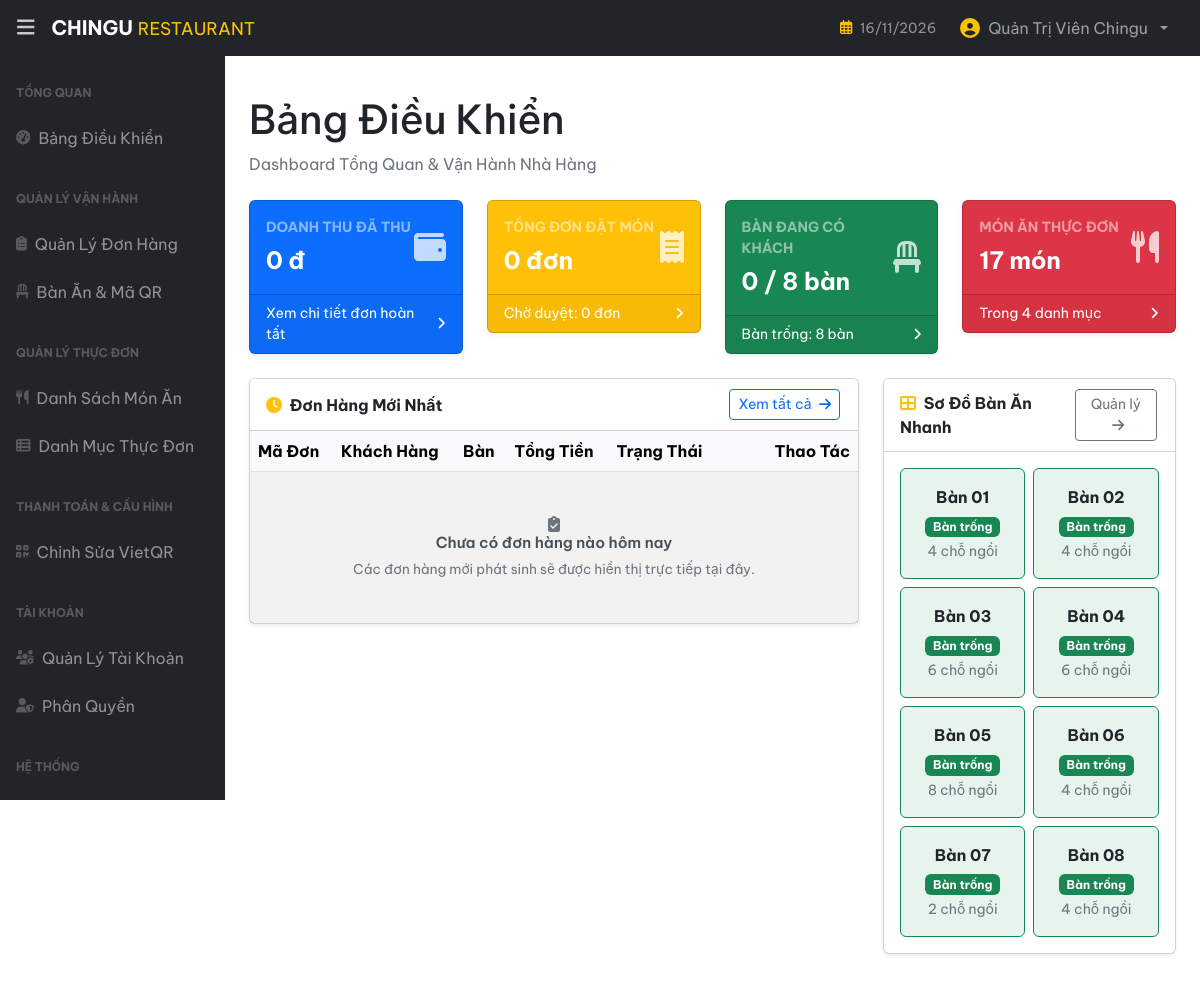
Screenshot of /admin/index.php?act=dashboard (signed in) with the database file from the repository.
### tables this page shows
CREATE TABLE `tables` (
  `id` int(11) NOT NULL AUTO_INCREMENT,
  `table_number` varchar(50) NOT NULL,
  `capacity` int(11) NOT NULL DEFAULT 4,
  `status` varchar(50) NOT NULL DEFAULT 'available',
  `created_at` datetime DEFAULT current_timestamp(),
  `updated_at` datetime DEFAULT current_timestamp() ON UPDATE current_timestamp(),
  PRIMARY KEY (`id`),
  UNIQUE KEY `table_number` (`table_number`)
);

### admin/controller/DashboardController.php (called while the page is built)
<?php
require_once __DIR__ . '/../../model/Order.php';
require_once __DIR__ . '/../../model/Product.php';
require_once __DIR__ . '/../../model/Table.php';
require_once __DIR__ . '/../../model/Category.php';
class DashboardController {
    public function index() {
        $orderStats = Order::getOrderStatistics();
        $tableStats = Table::getTableStatistics();
        $totalProducts = Product::countAllProducts();
        $totalCategories = count(Category::getAllCategories());
        $recentOrders = Order::getAllOrders(null, null);
        $recentOrders = array_slice($recentOrders, 0, 8);
        $tables = Table::getAllTables();
        include_once __DIR__ . '/../view/dashboard/index.php';
    }
}
?>

### model/pdo.php (called while the page is built, shortened)
<?php
function pdo_get_connection() {
    $dburl = "mysql:host=localhost;dbname=chingu-restaurant;charset=utf8mb4";
    $username = 'root';
    $password = '';
    try {
        $conn = new PDO($dburl, $username, $password);
        $conn->setAttribute(PDO::ATTR_ERRMODE, PDO::ERRMODE_EXCEPTION);
        $conn->setAttribute(PDO::ATTR_DEFAULT_FETCH_MODE, PDO::FETCH_ASSOC);
        return $conn;
    } catch (PDOException $e) {
        die("Lỗi kết nối cơ sở dữ liệu: " . $e->getMessage());
    }
}
function pdo_query($sql) {
    $sql_args = array_slice(func_get_args(), 1);
    try {
        $conn = pdo_get_connection();
        $stmt = $conn->prepare($sql);
        $stmt->execute($sql_args);
        return $stmt->fetchAll();
    } catch (PDOException $e) {
        throw $e;
    } finally {
        unset($conn);
    }
}
function pdo_query_one($sql) {
    $sql_args = array_slice(func_get_args(), 1);
    try {
        $conn = pdo_get_connection();
        $stmt = $conn->prepare($sql);
        $stmt->execute($sql_args);
        return $stmt->fetch();
    } catch (PDOException $e) {
        throw $e;
    } finally {
        unset($conn);
    }
}
function pdo_query_value($sql) {
    $sql_args = array_slice(func_get_args(), 1);
    try {
        $conn = pdo_get_connection();
        $stmt = $conn->prepare($sql);
        $stmt->execute($sql_args);
        $row = $stmt->fetch(PDO::FETCH_NUM);
        return $row ? $row[0] : null;
    } catch (PDOException $e) {
        throw $e;
    } finally {
        unset($conn);
    }
}
?>

### model/Order.php (called while the page is built, shortened)
<?php
require_once __DIR__ . '/pdo.php';
class Order {
    public static function getOrderStatistics() {
        $sql = "SELECT
                    COUNT(*) AS total_orders,
                    SUM(CASE WHEN status = 'pending' THEN 1 ELSE 0 END) AS pending_orders,
                    SUM(CASE WHEN status = 'preparing' THEN 1 ELSE 0 END) AS preparing_orders,
                    SUM(CASE WHEN status = 'served' THEN 1 ELSE 0 END) AS served_orders,
                    SUM(CASE WHEN status = 'completed' THEN 1 ELSE 0 END) AS completed_orders,
                    SUM(CASE WHEN payment_status = 'paid' THEN total_amount ELSE 0 END) AS total_revenue
                FROM orders";
        return pdo_query_one($sql);
    }
}
?>

### model/Table.php (called while the page is built, shortened)
<?php
require_once __DIR__ . '/pdo.php';
class Table {
    public static function getAllTables($status = null) {
        $sql = "SELECT * FROM tables";
        $sql .= " ORDER BY id ASC";
        return pdo_query($sql);
    }
    public static function getTableStatistics() {
        $sql = "SELECT
                    COUNT(*) AS total_tables,
                    SUM(CASE WHEN status = 'available' THEN 1 ELSE 0 END) AS available_tables,
                    SUM(CASE WHEN status = 'occupied' THEN 1 ELSE 0 END) AS occupied_tables
                FROM tables";
        return pdo_query_one($sql);
    }
}
?>

### model/Product.php (called while the page is built, shortened)
<?php
require_once __DIR__ . '/pdo.php';
class Product {
    public static function countAllProducts() {
        $sql = "SELECT COUNT(*) FROM products";
        return (int)pdo_query_value($sql);
    }
}
?>

### model/Category.php (called while the page is built, shortened)
<?php
require_once __DIR__ . '/pdo.php';
class Category {
    public static function getAllCategories($statusOnly = false) {
        $sql = "SELECT * FROM categories";
        $sql .= " ORDER BY id ASC";
        return pdo_query($sql);
    }
}
?>

### admin/view/dashboard/index.php (the view, shortened to what this page needs)
<?php
include_once __DIR__ . '/../layouts/header.php';
?>
<h1 class="mt-4">Bảng Điều Khiển</h1>
<ol class="breadcrumb mb-4">
    <li class="breadcrumb-item active">Dashboard Tổng Quan & Vận Hành Nhà Hàng</li>
</ol>
<div class="row">
    <div class="col-xl-3 col-md-6">
        <div class="card bg-primary text-white mb-4 shadow-sm">
            <div class="card-body">
                <div class="d-flex justify-content-between align-items-center">
                    <div>
                        <div class="small text-white-50 text-uppercase fw-bold">Doanh Thu Đã Thu</div>
                        <div class="fs-4 fw-bold mt-1"><?= number_format($orderStats['total_revenue'] ?? 0, 0, ',', '.') ?> đ</div>
                    </div>
                    <div class="opacity-75">
                        <i class="fas fa-wallet fa-2x"></i>
                    </div>
                </div>
            </div>
            <div class="card-footer d-flex align-items-center justify-content-between">
                <a class="small text-white stretched-link text-decoration-none" href="index.php?act=orders&status=completed">Xem chi tiết đơn hoàn tất</a>
                <div class="small text-white"><i class="fas fa-angle-right"></i></div>
            </div>
        </div>
    </div>
    <div class="col-xl-3 col-md-6">
        <div class="card bg-warning text-white mb-4 shadow-sm">
            <div class="card-body">
                <div class="d-flex justify-content-between align-items-center">
                    <div>
                        <div class="small text-white-50 text-uppercase fw-bold">Tổng Đơn Đặt Món</div>
                        <div class="fs-4 fw-bold mt-1"><?= intval($orderStats['total_orders'] ?? 0) ?> đơn</div>
                    </div>
                    <div class="opacity-75">
                        <i class="fas fa-receipt fa-2x"></i>
                    </div>
                </div>
            </div>
            <div class="card-footer d-flex align-items-center justify-content-between">
                <a class="small text-white stretched-link text-decoration-none" href="index.php?act=orders">Chờ duyệt: <?= intval($orderStats['pending_orders'] ?? 0) ?> đơn</a>
                <div class="small text-white"><i class="fas fa-angle-right"></i></div>
            </div>
        </div>
    </div>
    <div class="col-xl-3 col-md-6">
        <div class="card bg-success text-white mb-4 shadow-sm">
            <div class="card-body">
                <div class="d-flex justify-content-between align-items-center">
                    <div>
                        <div class="small text-white-50 text-uppercase fw-bold">Bàn Đang Có Khách</div>
                        <div class="fs-4 fw-bold mt-1"><?= intval($tableStats['occupied_tables'] ?? 0) ?> / <?= intval($tableStats['total_tables'] ?? 0) ?> bàn</div>
                    </div>
                    <div class="opacity-75">
                        <i class="fas fa-chair fa-2x"></i>
                    </div>
                </div>
            </div>
            <div class="card-footer d-flex align-items-center justify-content-between">
                <a class="small text-white stretched-link text-decoration-none" href="index.php?act=tables">Bàn trống: <?= intval($tableStats['available_tables'] ?? 0) ?> bàn</a>
                <div class="small text-white"><i class="fas fa-angle-right"></i></div>
            </div>
        </div>
    </div>
    <div class="col-xl-3 col-md-6">
        <div class="card bg-danger text-white mb-4 shadow-sm">
            <div class="card-body">
                <div class="d-flex justify-content-between align-items-center">
                    <div>
                        <div class="small text-white-50 text-uppercase fw-bold">Món Ăn Thực Đơn</div>
                        <div class="fs-4 fw-bold mt-1"><?= intval($totalProducts) ?> món</div>
                    </div>
                    <div class="opacity-75">
                        <i class="fas fa-utensils fa-2x"></i>
                    </div>
                </div>
            </div>
            <div class="card-footer d-flex align-items-center justify-content-between">
                <a class="small text-white stretched-link text-decoration-none" href="index.php?act=products">Trong <?= intval($totalCategories) ?> danh mục</a>
                <div class="small text-white"><i class="fas fa-angle-right"></i></div>
            </div>
        </div>
    </div>
</div>
<div class="row">
    <div class="col-xl-8">
        <div class="card mb-4 shadow-sm">
            <div class="card-header d-flex justify-content-between align-items-center bg-white">
                <div>
                    <i class="fas fa-clock text-warning me-1"></i>
                    <strong>Đơn Hàng Mới Nhất</strong>
                </div>
                <a href="index.php?act=orders" class="btn btn-sm btn-outline-primary">
                    Xem tất cả <i class="fas fa-arrow-right ms-1"></i>
                </a>
            </div>
            <div class="card-body p-0">
                <div class="table-responsive">
                    <table class="table table-hover table-striped align-middle mb-0">
                        <thead class="table-light">
                            <tr>
                                <th>Mã Đơn</th>
                                <th>Khách Hàng</th>
                                <th>Bàn</th>
                                <th>Tổng Tiền</th>
                                <th>Trạng Thái</th>
                                <th class="text-end">Thao Tác</th>
                            </tr>
                        </thead>
                        <tbody>
                            <?php if (!empty($recentOrders)): ?>
                                <?php foreach ($recentOrders as $od): ?>
                                    <?php
                                        $badgeClass = 'badge-order-' . $od['status'];
                                        $statusLabels = [
                                            'pending' => 'Chờ duyệt',
                                            'preparing' => 'Vào bếp',
                                            'served' => 'Đã ra món',
                                            'completed' => 'Hoàn tất',
                                            'cancelled' => 'Đã hủy'
                                        ];
                                    ?>
                                    <tr>
                                        <td>
                                            <strong class="text-primary">#<?= htmlspecialchars($od['order_code']) ?></strong>
                                            <div class="text-muted small"><?= date('H:i d/m', strtotime($od['created_at'])) ?></div>
                                        </td>
                                        <td>
                                            <div class="fw-semibold"><?= htmlspecialchars($od['customer_name']) ?></div>
                                            <?php if (!empty($od['note'])): ?>
                                                <small class="text-muted fst-italic"><?= htmlspecialchars($od['note']) ?></small>
                                            <?php endif; ?>
                                        </td>
                                        <td>
                                            <span class="badge bg-secondary"><?= htmlspecialchars($od['table_number'] ?? 'Mang về') ?></span>
                                        </td>
                                        <td>
                                            <strong class="text-danger"><?= number_format($od['total_amount'], 0, ',', '.') ?> đ</strong>
                                        </td>
                                        <td>
                                            <span class="badge <?= $badgeClass ?> px-2 py-1 rounded-pill">
                                                <?= $statusLabels[$od['status']] ?? $od['status'] ?>
                                            </span>
                                        </td>
                                        <td class="text-end text-nowrap">
                                            <div class="d-inline-flex align-items-center justify-content-end gap-1 flex-wrap">
                                                <a href="index.php?act=order-detail&id=<?= $od['id'] ?>" class="btn btn-sm btn-outline-primary" title="Xem chi tiết đơn">
                                                    <i class="fas fa-eye"></i> Chi tiết
                                                </a>
                                                <?php if ($od['status'] === 'pending'): ?>
                                                    <a href="index.php?act=order-status-update&id=<?= $od['id'] ?>&status=preparing" class="btn btn-sm btn-success" title="Duyệt chuyển bếp">
                                                        <i class="fas fa-check"></i> Duyệt
                                                    </a>
                                                <?php endif; ?>
                                            </div>
                                        </td>
                                    </tr>
                                <?php endforeach; ?>
                            <?php else: ?>
                                <tr>
                                    <td colspan="6" class="p-0 border-0">
                                        <div class="table-empty-state">
                                            <i class="fas fa-clipboard-check text-secondary"></i>
                                            <div class="empty-title">Chưa có đơn hàng nào hôm nay</div>
                                            <div class="empty-desc">Các đơn hàng mới phát sinh sẽ được hiển thị trực tiếp tại đây.</div>
                                        </div>
                                    </td>
                                </tr>
                            <?php endif; ?>
                        </tbody>
                    </table>
                </div>
            </div>
        </div>
    </div>
    <div class="col-xl-4">
        <div class="card mb-4 shadow-sm">
            <div class="card-header d-flex justify-content-between align-items-center bg-white">
                <div>
                    <i class="fas fa-th-large text-warning me-1"></i>
                    <strong>Sơ Đồ Bàn Ăn Nhanh</strong>
                </div>
                <a href="index.php?act=tables" class="btn btn-sm btn-outline-secondary">
                    Quản lý <i class="fas fa-arrow-right ms-1"></i>
                </a>
            </div>
            <div class="card-body">
                <div class="row g-2">
                    <?php foreach ($tables as $tbl): ?>
                        <?php
                            $isOccupied = ($tbl['status'] === 'occupied');
                            $cardBorder = $isOccupied ? 'border-danger bg-danger bg-opacity-10' : 'border-success bg-success bg-opacity-10';
                            $stText = $isOccupied ? 'Có khách' : 'Bàn trống';
                        ?>
                        <div class="col-6">
                            <div class="p-3 rounded border <?= $cardBorder ?> text-center">
                                <div class="fw-bold fs-6 mb-1 text-dark"><?= htmlspecialchars($tbl['table_number']) ?></div>
                                <span class="badge <?= $isOccupied ? 'bg-danger' : 'bg-success' ?> mb-1"><?= $stText ?></span>
                                <div class="text-muted small"><?= $tbl['capacity'] ?> chỗ ngồi</div>
                            </div>
                        </div>
                    <?php endforeach; ?>
                </div>
            </div>
        </div>
    </div>
</div>
<?php include_once __DIR__ . '/../layouts/footer.php'; ?>

### rows the page displays
tables: table_number "Bàn 01", status "Bàn trống", capacity "4"
tables: table_number "Bàn 02", status "Bàn trống", capacity "4"
tables: table_number "Bàn 03", status "Bàn trống", capacity "6"
tables: table_number "Bàn 04", status "Bàn trống", capacity "6"
tables: table_number "Bàn 05", status "Bàn trống", capacity "8"
tables: table_number "Bàn 06", status "Bàn trống", capacity "4"
tables: table_number "Bàn 07", status "Bàn trống", capacity "2"
tables: table_number "Bàn 08", status "Bàn trống", capacity "4"

### other values shown
$_SESSION['employee']['fullname'] "Quản Trị Viên Chingu"
$orderStats['total_revenue'] "0"
$orderStats['total_orders'] "0"
$orderStats['pending_orders'] "0"
$tableStats['occupied_tables'] "0"
$tableStats['total_tables'] "8"
$tableStats['available_tables'] "8"
$totalProducts "17"
$totalCategories "4"
